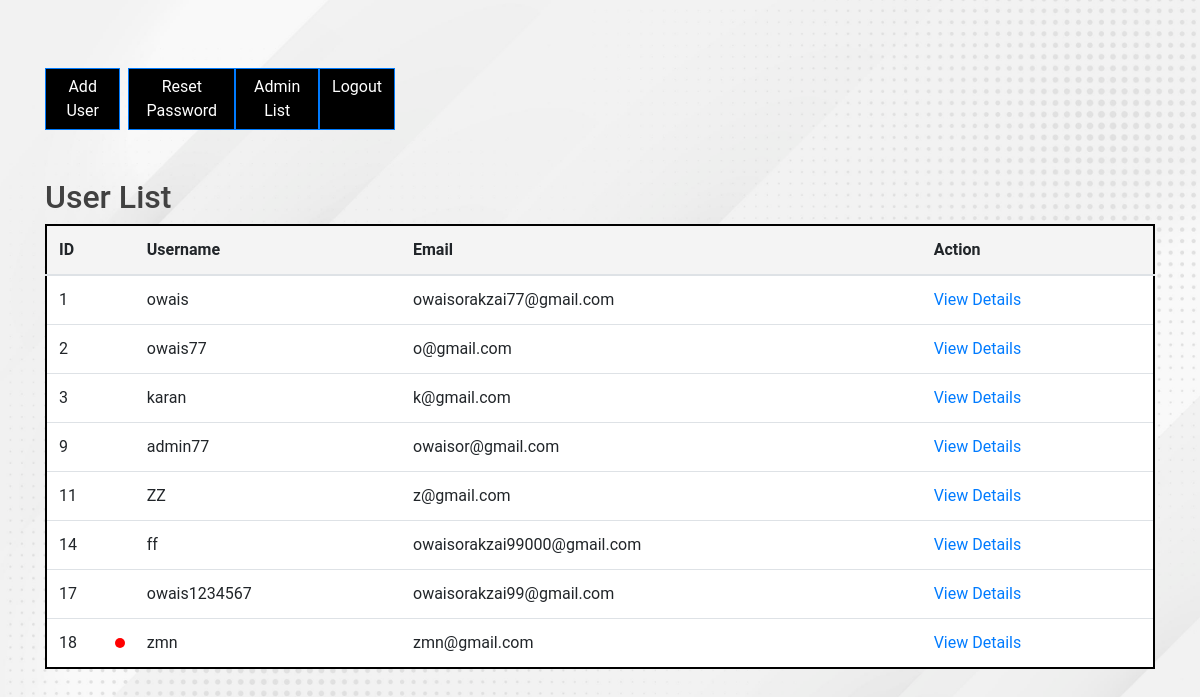
Screenshot of /users.php (signed in) with the database file from the repository.
### tables this page shows
CREATE TABLE `users` (
  `id` int(11) NOT NULL,
  `username` varchar(50) NOT NULL,
  `email` varchar(100) NOT NULL,
  `password` varchar(255) NOT NULL,
  `verification_token` varchar(100) NOT NULL,
  `status` varchar(100) NOT NULL DEFAULT 'unverified'
);

### users.php (the view, shortened to what this page needs)
<?php
$conn = connectDB();
$sql = "SELECT id, username, email FROM users";
$result = $conn->query($sql);
?>
<!DOCTYPE html>
<html lang="en">
<head>
    <link rel="stylesheet" href="https://stackpath.bootstrapcdn.com/bootstrap/4.5.2/css/bootstrap.min.css">
    <link rel='stylesheet' href='style.css'>
</head>
<body>
    <div class="container mt-5">
    <div class='row'>
        <div class='col-sm-4 d-flex justify-content-between'>
            <?php if ($_SESSION["role"] == "owner") { ?>
                <?php echo '<button type="button" class="btn btn-primary mr-2" data-toggle="modal" data-target="#addUserModal">Add User</button>';?>
            <?php } ?>
            <form action="admin-reset-password.php" method="post">
                <button type="submit" class="btn btn-primary">Reset Password</button>
            </form>
            <?php if ($_SESSION["role"] == "owner") { ?>
                <?php echo '<a href="admins.php" class="btn btn-primary">Admin List</a>';?>
            <?php } ?>
            <a href="admin-logout.php" class="btn btn-primary">Logout</a>
            </div>
        </div>
        <br>
        <br>
        <h2>User List</h2>
        <table class="table">
            <thead>
                <tr>
                    <th>ID</th>
                    <th>Username</th>
                    <th>Email</th>
                    <th>Action</th>
                </tr>
            </thead>
            <tbody>
                <?php
                if ($result->num_rows > 0) {
                    while ($row = $result->fetch_assoc()) {
                        $submission_query = "SELECT notify FROM submissions WHERE user_id = " . $row['id'] . " AND notify = 'new'";
                        $submission_result = $conn->query($submission_query);
                        echo "<tr>";
                        echo "<td>" . $row["id"] . "</td>";
                        if ($submission_result->num_rows > 0) {
                            echo "<td class='custom-cell'><div class='red-circle'></div>" . $row["username"] . "</td>";
                        } else {
                            echo "<td>" . $row["username"] . "</td>";
                        }
                        echo "<td>" . $row["email"] . "</td>";
                        echo '<td><a href="user_details.php?id=' . $row["id"] . '">View Details</a></td>';
                        echo "</tr>";
                    }
                } else {
                    echo "<tr><td colspan='4'>No users found</td></tr>";
                }
                ?>
            </tbody>
        </table>
    </div>
</body>
</html>

### style.css (style rules this page uses)
body { font-family: 'Roboto', sans-serif; color: #414141; background-image: url('assets/4907157.jpg'); background-size: cover; background-repeat: no-repeat; background-attachment: fixed; }
.btn { border-radius: 0 !important; background-color: black !important; margin-top: 20px !important; }
th { height: 5px !important; box-sizing: 0px !important; }
table { background-color: white !important; border: 2px solid #000000 !important; }
thead { background-color: rgb(244, 244, 244); border-radius: 2px !important; border: 1px solid lightgrey !important; }
.row { margin-top: 20px !important; }
.custom-cell { position: relative; }
.red-circle { width: 10px; height: 10px; background-color: red; border-radius: 50%; position: absolute; left: -20px; top: 50%; transform: translateY(-50%); }

### rows the page displays
users: id "1", username "owais", email "owaisorakzai77@gmail.com"
users: id "2", username "owais77", email "o@gmail.com"
users: id "3", username "karan", email "k@gmail.com"
users: id "9", username "admin77", email "owaisor@gmail.com"
users: id "11", username "ZZ", email "z@gmail.com"
users: id "14", username "ff", email "owaisorakzai99000@gmail.com"
users: id "17", username "owais1234567", email "owaisorakzai99@gmail.com"
users: id "18", username "zmn", email "zmn@gmail.com"
